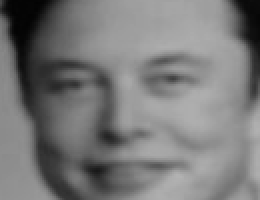
#> input picture FaceRecognitionusingMLClassifier/Dataset/elon/12.png, 130 x 100 px, given in place of the camera (shown 2 times larger)
$ jupyter execute 'creating_data & Recognizing_ face.ipynb'   (text cells are left out)
#> lines starting #> are read from the running program, lines starting #| are printed output that depends on the picture; after the words box and inside, x2 and y2 are one past the last pixel; in counts of white or black regions, pixels touching at a corner belong together
[cell 1]
import cv2, os
haar_file = 'haarcascade_frontalface_default.xml'
datasets = 'Dataset'
sub_data = 'hari'

path = os.path.join(datasets, sub_data)
if not os.path.isdir(path):
    os.mkdir(path)
(width, height) = (130, 100)


face_cascade = cv2.CascadeClassifier(haar_file)
webcam = cv2.VideoCapture(0)

count = 1
while count < 31:
    print(count)
    (_, im) = webcam.read()
#> im is the input picture: shape (100, 130, 3); min 2, max 178, mean 120.9
    gray = cv2.cvtColor(im, cv2.COLOR_BGR2GRAY)
    faces = face_cascade.detectMultiScale(gray, 1.3, 4)
#> faces = [[20, 7, 85, 85]]
    for (x,y,w,h) in faces:
        cv2.rectangle(im,(x,y),(x+w,y+h),(255,0,0),2)
        face = gray[y:y + h, x:x + w]
        face_resize = cv2.resize(face, (width, height))
        cv2.imwrite('%s/%s.png' % (path,count), face_resize)
        count += 1
#> this loop made 1 pass
#> (x, y, w, h, count) on pass 1: (20, 7, 85, 85, 2)
#> pass 1, `face = gray[y:y + h, x:x + w]`:
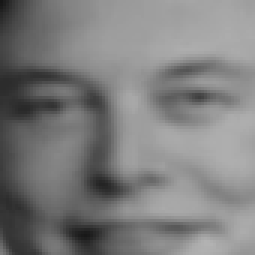
#> face: shape (85, 85) (shown 3 times larger); min 22, max 178, mean 125.3
#> pass 1, `face_resize = cv2.resize(face, (width, height))`:
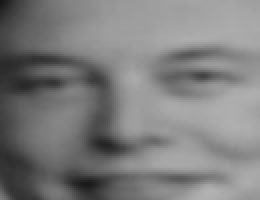
#> face_resize: shape (100, 130) (shown 2 times larger); min 22, max 178, mean 125.2
#> after the loop:
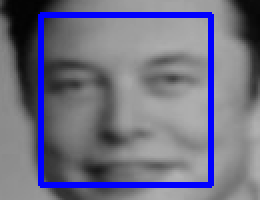
#> im: shape (100, 130, 3) (shown 2 times larger); 7.82% of pixels changed, all inside (x1, y1, x2, y2) = (19, 6, 107, 94)
#> after the loop, count = 2

    cv2.imshow('OpenCV', im)
    key = cv2.waitKey(10)
#> (key Esc is pressed here)
    if key == 27:
        break
webcam.release()
cv2.destroyAllWindows()

[cell 2]
import cv2, numpy, os
haar_file = 'haarcascade_frontalface_default.xml'
face_cascade = cv2.CascadeClassifier(haar_file)
datasets = 'Dataset'
print('Training...')
(images, labels, names, id) = ([], [], {}, 0)

for (subdirs, dirs, files) in os.walk(datasets):
    for subdir in dirs:
        names[id] = subdir
        subjectpath = os.path.join(datasets, subdir)
        for filename in os.listdir(subjectpath):
            path = subjectpath + '/' + filename
            label = id
            images.append(cv2.imread(path, 0))
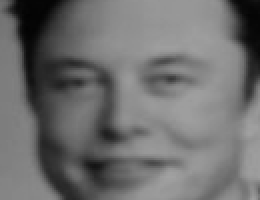
#> input picture FaceRecognitionusingMLClassifier/Dataset/elon/1.png, 130 x 100 px (shown 2 times larger)
            labels.append(int(label))
        id +=1
#> id = 1

(images, labels) = [numpy.array(lis) for lis in [images, labels]]
print(images, labels)
(width, height) = (130, 100)
model = cv2.face.LBPHFaceRecognizer_create()
#model =  cv2.face.FisherFaceRecognizer_create()

model.train(images, labels)

webcam = cv2.VideoCapture(0)
cnt=0

while True:
    (_, im) = webcam.read()
    gray = cv2.cvtColor(im, cv2.COLOR_BGR2GRAY)
    faces = face_cascade.detectMultiScale(gray, 1.3, 5)
    for (x,y,w,h) in faces:
        cv2.rectangle(im,(x,y),(x+w,y+h),(255,255,0),2)
        face = gray[y:y + h, x:x + w]
        face_resize = cv2.resize(face, (width, height))

        prediction = model.predict(face_resize)
        cv2.rectangle(im, (x, y), (x + w, y + h), (0, 255, 0), 3)
        if prediction[1]<800:
            cv2.putText(im,'%s - %.0f' % (names[prediction[0]],prediction[1]),(x-10, y-10), cv2.FONT_HERSHEY_PLAIN,2,(0, 0, 255))
            print (names[prediction[0]])
            cnt=0
        else:
            cnt+=1
            cv2.putText(im,'Unknown',(x-10, y-10), cv2.FONT_HERSHEY_PLAIN,1,(0, 255, 0))
            if(cnt>100):
                print("Unknown Person")
                cv2.imwrite("unKnown.jpg",im)
                cnt=0
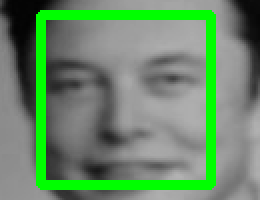
#> im: shape (100, 130, 3) (shown 2 times larger); 12.98% of pixels changed, all inside (x1, y1, x2, y2) = (18, 5, 108, 95)
    cv2.imshow('FaceRecognition', im)
    key = cv2.waitKey(10)
#> (key Esc is pressed here)
    if key == 27:
        break

webcam.release()
cv2.destroyAllWindows()
